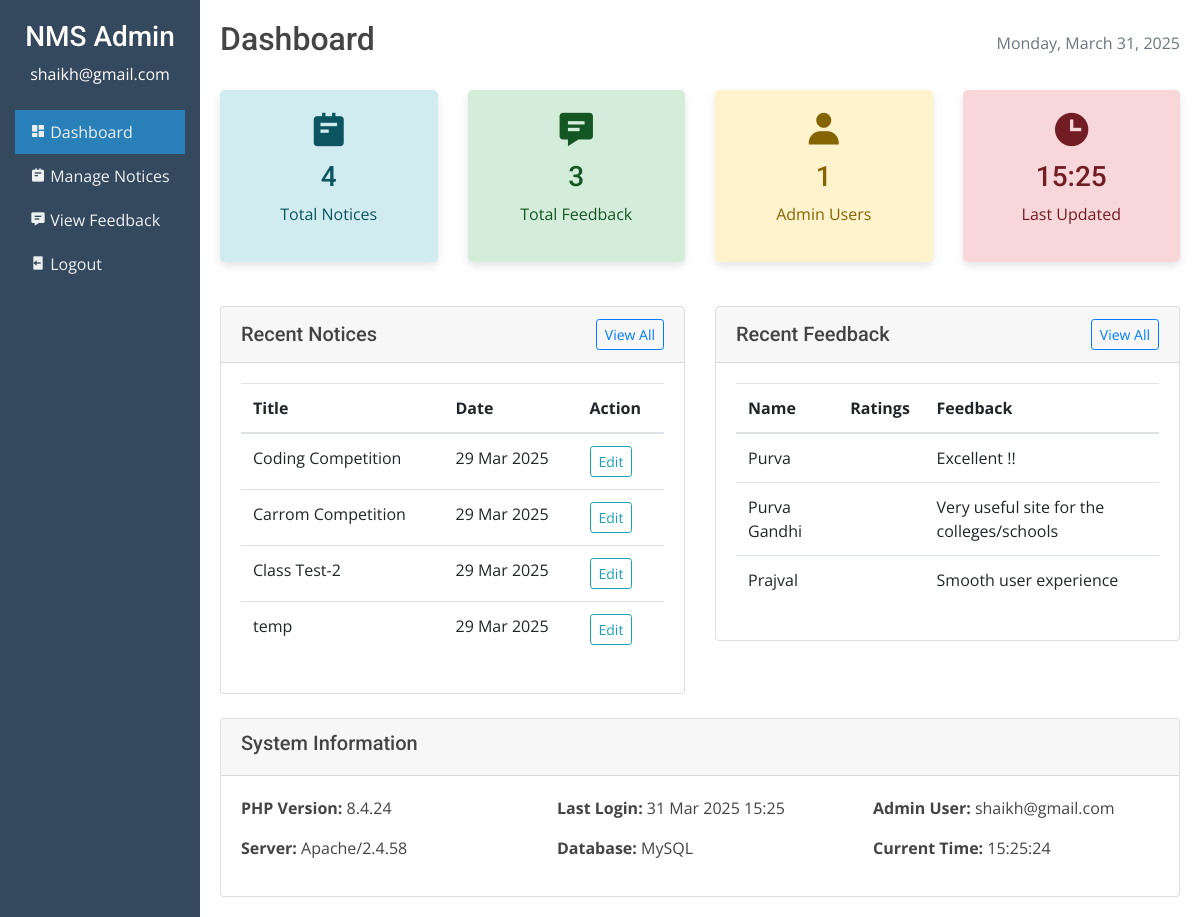
Screenshot of /admin/dashboard.php (signed in) with the database file from the repository.
### tables this page shows
CREATE TABLE `notice` (
  `From` text NOT NULL,
  `Title` text NOT NULL,
  `Desc` text NOT NULL,
  `id` int(11) NOT NULL,
  `attachment` varchar(255) DEFAULT NULL,
  `category` varchar(50) NOT NULL DEFAULT 'general',
  `featured` tinyint(4) NOT NULL DEFAULT 0,
  `date` date NOT NULL DEFAULT current_timestamp()
);

CREATE TABLE `feed` (
  `Name` text NOT NULL,
  `Email` text NOT NULL,
  `Rating` int(11) NOT NULL,
  `Text` text NOT NULL,
  `date` date NOT NULL DEFAULT current_timestamp(),
  `id` int(11) NOT NULL
);

### admin/dashboard.php (the view, shortened to what this page needs)
<?php
$conn = mysqli_connect("127.0.0.1", "root", "", "nms");
$noticeQuery = "SELECT COUNT(*) as total_notices FROM notice";
$noticeResult = mysqli_query($conn, $noticeQuery);
$noticeData = mysqli_fetch_assoc($noticeResult);
$totalNotices = $noticeData['total_notices'];
$feedbackQuery = "SELECT COUNT(*) as total_feedback FROM feed";
$feedbackResult = mysqli_query($conn, $feedbackQuery);
$feedbackData = mysqli_fetch_assoc($feedbackResult);
$totalFeedback = $feedbackData['total_feedback'];
$recentNoticesQuery = "SELECT * FROM notice ORDER BY `date` DESC LIMIT 5";
$recentNoticesResult = mysqli_query($conn, $recentNoticesQuery);
$recentFeedbackQuery = "SELECT * FROM feed ORDER BY date DESC LIMIT 5";
$recentFeedbackResult = mysqli_query($conn, $recentFeedbackQuery);
?>
<!DOCTYPE html>
<html lang="en">
<head>
  <link href="../assets/vendor/bootstrap/css/bootstrap.min.css" rel="stylesheet">
  <link href="../assets/vendor/icofont/icofont.min.css" rel="stylesheet">
  <link href="../assets/vendor/boxicons/css/boxicons.min.css" rel="stylesheet">
  <link href="../assets/css/style.css" rel="stylesheet">
</head>
<body>
  <div class="container-fluid">
    <div class="row">
      <div class="col-md-3 col-lg-2 admin-sidebar">
        <div class="text-center mb-4">
          <h3>NMS Admin</h3>
          <p><?php echo $_SESSION['admin_username']; ?></p>
        </div>
        <ul class="nav flex-column">
          <li class="nav-item">
            <a href="dashboard.php" class="nav-link active">
              <i class="bx bxs-dashboard"></i> Dashboard
            </a>
          </li>
          <li class="nav-item">
            <a href="manage_notices.php" class="nav-link">
              <i class="bx bxs-notepad"></i> Manage Notices
            </a>
          </li>
          <li class="nav-item">
            <a href="view_feedback.php" class="nav-link">
              <i class="bx bxs-message-detail"></i> View Feedback
            </a>
          </li>
          <li class="nav-item">
            <a href="../logout.php" class="nav-link">
              <i class="bx bxs-log-out"></i> Logout
            </a>
          </li>
        </ul>
      </div>
      <div class="col-md-9 col-lg-10 admin-content">
        <div class="d-flex justify-content-between align-items-center mb-4">
          <h2>Dashboard</h2>
          <span class="text-muted"><?php echo date('l, F j, Y'); ?></span>
        </div>
        <div class="row">
          <div class="col-md-3">
            <div class="stat-card bg-info-light text-center">
              <i class="bx bxs-notepad"></i>
              <h3><?php echo $totalNotices; ?></h3>
              <p>Total Notices</p>
            </div>
          </div>
          <div class="col-md-3">
            <div class="stat-card bg-success-light text-center">
              <i class="bx bxs-message-detail"></i>
              <h3><?php echo $totalFeedback; ?></h3>
              <p>Total Feedback</p>
            </div>
          </div>
          <div class="col-md-3">
            <div class="stat-card bg-warning-light text-center">
              <i class="bx bxs-user"></i>
              <h3>1</h3>
              <p>Admin Users</p>
            </div>
          </div>
          <div class="col-md-3">
            <div class="stat-card bg-danger-light text-center">
              <i class="bx bxs-time"></i>
              <h3><?php echo date('H:i'); ?></h3>
              <p>Last Updated</p>
            </div>
          </div>
        </div>
        <div class="row mt-4">
          <div class="col-md-6">
            <div class="card">
              <div class="card-header d-flex justify-content-between align-items-center">
                <h5 class="mb-0">Recent Notices</h5>
                <a href="manage_notices.php" class="btn btn-sm btn-outline-primary">View All</a>
              </div>
              <div class="card-body">
                <div class="table-responsive">
                  <table class="table table-hover">
                    <thead>
                      <tr>
                        <th>Title</th>
                        <th>Date</th>
                        <th>Action</th>
                      </tr>
                    </thead>
                    <tbody>
                      <?php while ($notice = mysqli_fetch_assoc($recentNoticesResult)) { ?>
                        <tr>
                          <td><?php echo $notice['Title']; ?></td>
                          <td><?php echo date('d M Y', strtotime($notice['date'])); ?></td>
                          <td>
                            <a href="edit.php?id=<?php echo $notice['id']; ?>" class="btn btn-sm btn-outline-info">Edit</a>
                          </td>
                        </tr>
                      <?php } ?>
                    </tbody>
                  </table>
                </div>
              </div>
            </div>
          </div>
          <div class="col-md-6">
            <div class="card">
              <div class="card-header d-flex justify-content-between align-items-center">
                <h5 class="mb-0">Recent Feedback</h5>
                <a href="view_feedback.php" class="btn btn-sm btn-outline-primary">View All</a>
              </div>
              <div class="card-body">
                <div class="table-responsive">
                  <table class="table table-hover">
                    <thead>
                      <tr>
                        <th>Name</th>
                        <th>Ratings</th>
                        <th>Feedback</th>
                      </tr>
                    </thead>
                    <tbody>
                      <?php while ($feedback = mysqli_fetch_assoc($recentFeedbackResult)) { ?>
                        <tr>
                          <td><?php echo $feedback['Name']; ?></td>
                          <td class="star-rating">
                              <?php
                            $stars = '';
                            for($i = 1; $i <= 5; $i++) {
                                $starClass = ($i <= $feedback['Rating']) ? 'text-warning' : 'text-muted';
                                $stars .= '<i class="icofont-star ' . $starClass . '"></i>';
                            }
                            echo $stars;
                            ?>
                          </td>
                          <td><?php echo ($feedback['Text']); ?></td>
                        </tr>
                      <?php } ?>
                    </tbody>
                  </table>
                </div>
              </div>
            </div>
          </div>
        </div>
        <div class="row mt-4">
          <div class="col-12">
            <div class="card">
              <div class="card-header">
                <h5>System Information</h5>
              </div>
              <div class="card-body">
                <div class="row">
                  <div class="col-md-4">
                    <p><strong>PHP Version:</strong> <?php echo phpversion(); ?></p>
                    <p><strong>Server:</strong> <?php echo $_SERVER['SERVER_SOFTWARE']; ?></p>
                  </div>
                  <div class="col-md-4">
                    <p><strong>Last Login:</strong> <?php echo date('d M Y H:i', $_SESSION['login_time']); ?></p>
                    <p><strong>Database:</strong> MySQL</p>
                  </div>
                  <div class="col-md-4">
                    <p><strong>Admin User:</strong> <?php echo $_SESSION['admin_username']; ?></p>
                    <p><strong>Current Time:</strong> <?php echo date('H:i:s'); ?></p>
                  </div>
                </div>
              </div>
            </div>
          </div>
        </div>
      </div>
    </div>
  </div>
</body>
</html>

### assets/css/style.css (style rules this page uses)
body { font-family: "Open Sans", sans-serif; color: #444444; }
a { color: #106eea; }
h1, h2, h3, h4, h5, h6 { font-family: "Roboto", sans-serif; }

### admin/dashboard.php (style rules this page uses)
.admin-sidebar { background-color: #34495e; color: white; min-height: 100vh; padding-top: 20px; }
.admin-sidebar a { color: #ecf0f1; padding: 10px 15px; display: block; transition: 0.3s; }
.admin-sidebar a.active { background-color: #2980b9; }
.admin-content { padding: 20px; }
.stat-card { border-radius: 5px; padding: 20px; margin-bottom: 20px; box-shadow: 0 4px 8px rgba(0,0,0,0.1); }
.stat-card i { font-size: 40px; margin-bottom: 10px; }
.bg-info-light { background-color: #d1ecf1; color: #0c5460; }
.bg-success-light { background-color: #d4edda; color: #155724; }
.bg-warning-light { background-color: #fff3cd; color: #856404; }
.bg-danger-light { background-color: #f8d7da; color: #721c24; }

### rows the page displays
notice: Title "Coding Competition", date "29 Mar 2025"
notice: Title "Carrom Competition", date "29 Mar 2025"
notice: Title "Class Test-2", date "29 Mar 2025"
notice: Title "temp", date "29 Mar 2025"
feed: Name "Purva", Rating 5 (drawn), Text "Excellent !!"
feed: Name "Purva Gandhi", Rating 5 (drawn), Text "Very useful site for the colleges/schools"
feed: Name "Prajval", Rating 4 (drawn), Text "Smooth user experience"

### other values shown
$_SESSION['admin_username'] "shaikh@gmail.com"
$totalNotices "4"
$totalFeedback "3"
phpversion() "8.4.24"
$_SERVER['SERVER_SOFTWARE'] "Apache/2.4.58"
date('d M Y H:i', $_SESSION['login_time']) "31 Mar 2025 15:25"
